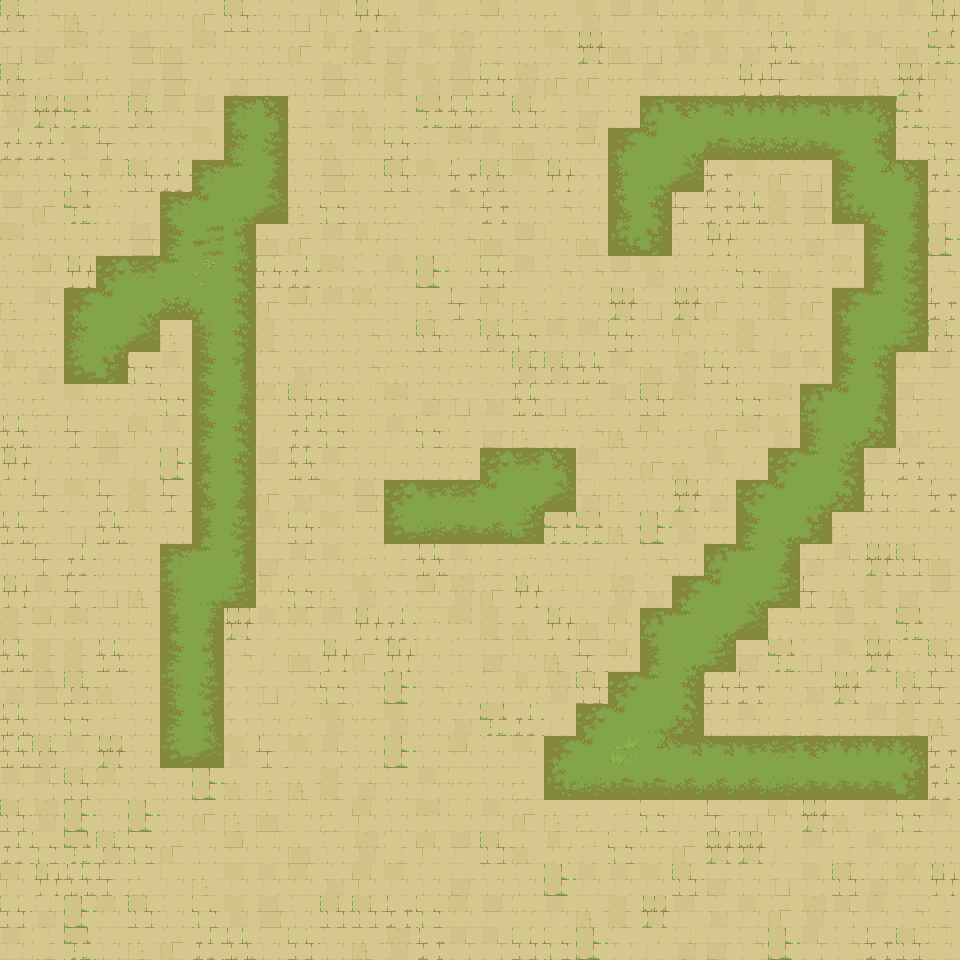

Tiled map render using the project's own tile images. Description and the map definition, with tile-layer contents summarised, below:
An orthogonal 30x30 tile map with 32x32 px tiles, 4 tile layers (ground, water, walls-1-2-3-4, walls-5-6-7-8), 18 tilesets.

<map version="1.10" tiledversion="1.10.0" orientation="orthogonal" renderorder="right-down" width="30" height="30" tilewidth="32" tileheight="32" infinite="0" nextlayerid="17" nextobjectid="52">
 <properties>
  <property name="AutomappingRadius" type="int" value="4" />
 </properties>
 <tileset firstgid="1" source="Terrain - Ancient Ruins.tsx" />
 <tileset firstgid="2210" source="Ancient Ruins-Tileset - wall 1.tsx" />
 <tileset firstgid="2450" source="Ancient Ruins-Tileset - wall 3.tsx" />
 <tileset firstgid="2690" source="Ancient Ruins-Tileset - wall 4.tsx" />
 <tileset firstgid="2930" source="Ancient Ruins-Tileset - wall 5.tsx" />
 <tileset firstgid="3170" source="Ancient Ruins-Tileset - wall 6.tsx" />
 <tileset firstgid="3410" source="Ancient Ruins-Tileset - wall 7.tsx" />
 <tileset firstgid="3650" source="Ancient Ruins-Tileset - wall 8.tsx" />
 <tileset firstgid="3890" source="Ancient Ruins-Animated Terrains-16 frames.tsx" />
 <tileset firstgid="6230" source="Ancient Ruins-Animated Terrains-16 frames-with transparency.tsx" />
 <tileset firstgid="8570" source="Ancient Ruins-Animated Terrains-8 frames.tsx" />
 <tileset firstgid="9527" source="Ancient Ruins-Animated Terrains-8 frames-with transparency.tsx" />
 <tileset firstgid="10484" source="Ancient Ruins-Animated Terrains2-16 frames.tsx" />
 <tileset firstgid="12824" source="Ancient Ruins-Animated Terrains2-8 frames.tsx" />
 <tileset firstgid="13781" source="Ancient Ruins-Animated Terrains2-8 frames-with transparency.tsx" />
 <tileset firstgid="14738" source="Ancient Ruins-Animated Terrains2-16 frames-with transparency.tsx" />
 <tileset firstgid="17078" source="Ancient Ruins-Tileset-Terrain2.tsx" />
 <tileset firstgid="21108" source="Ancient Ruins-Tileset - wall 2.tsx" />
 <layer id="13" name="ground" width="30" height="30">
  <data>[900 cells, 900 non-empty, 97 distinct tile ids]</data>
 </layer>
 <layer id="15" name="water" width="30" height="30">
  <data>[900 cells, 0 non-empty, 0 distinct tile ids]</data>
 </layer>
 <layer id="1" name="walls-1-2-3-4" width="30" height="30">
  <data>[900 cells, 0 non-empty, 0 distinct tile ids]</data>
 </layer>
 <layer id="6" name="walls-5-6-7-8" width="30" height="30">
  <data>[900 cells, 0 non-empty, 0 distinct tile ids]</data>
 </layer>
 <objectgroup id="16" name="objects" />
</map>
